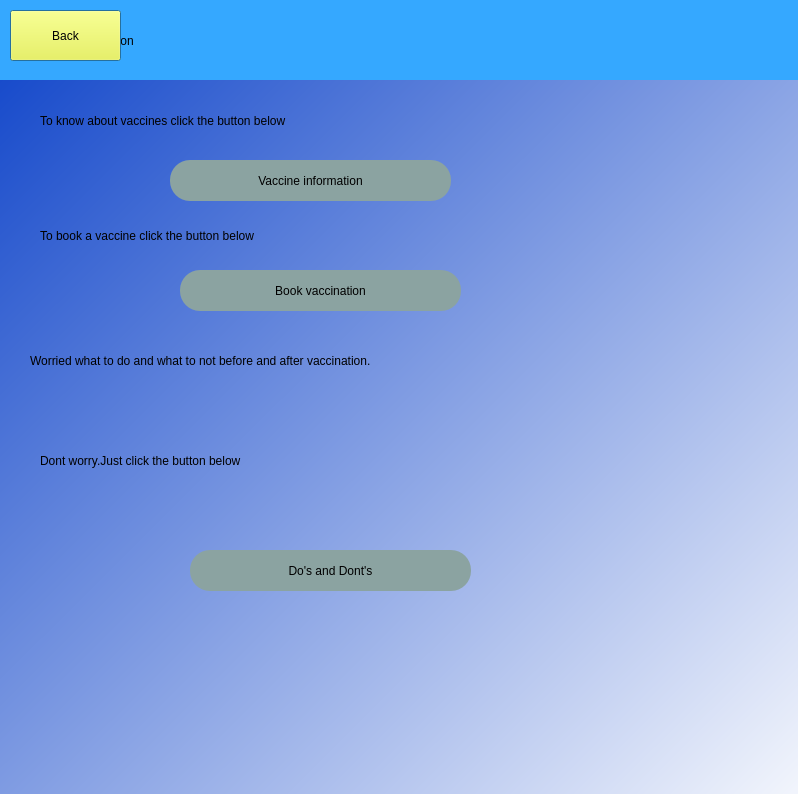
<?xml version="1.0" encoding="UTF-8"?>
<ui version="4.0">
 <class>dos</class>
 <widget class="QDialog" name="dos">
  <property name="geometry">
   <rect>
    <x>0</x>
    <y>0</y>
    <width>798</width>
    <height>794</height>
   </rect>
  </property>
  <property name="windowTitle">
   <string>Dialog</string>
  </property>
  <property name="styleSheet">
   <string notr="true">QObject#dos{qlineargradient(spread:pad, x1:0, y1:0, x2:1, y2:0, stop:0 rgba(130, 242, 247, 255), stop:1 rgba(255, 255, 255, 255))}</string>
  </property>
  <widget class="QLabel" name="label">
   <property name="geometry">
    <rect>
     <x>0</x>
     <y>0</y>
     <width>801</width>
     <height>81</height>
    </rect>
   </property>
   <property name="styleSheet">
    <string notr="true">font: 22pt &quot;MS Shell Dlg 2&quot;;
background-color: rgb(53, 168, 255);</string>
   </property>
   <property name="text">
    <string>               Get Vaccination</string>
   </property>
  </widget>
  <widget class="QPushButton" name="back">
   <property name="geometry">
    <rect>
     <x>10</x>
     <y>10</y>
     <width>111</width>
     <height>51</height>
    </rect>
   </property>
   <property name="styleSheet">
    <string notr="true">background-color: rgb(255, 255, 43);</string>
   </property>
   <property name="text">
    <string>Back</string>
   </property>
  </widget>
  <widget class="QWidget" name="widget" native="true">
   <property name="geometry">
    <rect>
     <x>0</x>
     <y>80</y>
     <width>800</width>
     <height>800</height>
    </rect>
   </property>
   <property name="maximumSize">
    <size>
     <width>800</width>
     <height>800</height>
    </size>
   </property>
   <property name="styleSheet">
    <string notr="true">QWidget#widget{background-color: qlineargradient(spread:pad, x1:0, y1:0, x2:1, y2:1, stop:0 rgba(24, 75, 203, 255), stop:1 rgba(255, 255, 255, 255));}</string>
   </property>
   <widget class="QLabel" name="label_2">
    <property name="geometry">
     <rect>
      <x>40</x>
      <y>30</y>
      <width>451</width>
      <height>21</height>
     </rect>
    </property>
    <property name="styleSheet">
     <string notr="true">font: 12pt &quot;MS Shell Dlg 2&quot;;</string>
    </property>
    <property name="text">
     <string>To know about vaccines click the button below</string>
    </property>
   </widget>
   <widget class="QPushButton" name="vaccinfo">
    <property name="geometry">
     <rect>
      <x>170</x>
      <y>80</y>
      <width>281</width>
      <height>41</height>
     </rect>
    </property>
    <property name="styleSheet">
     <string notr="true">background-color: rgb(139, 163, 161);
font: 75 14pt &quot;MS Shell Dlg 2&quot;;
border-radius:20px</string>
    </property>
    <property name="text">
     <string>Vaccine information</string>
    </property>
   </widget>
   <widget class="QLabel" name="label_3">
    <property name="geometry">
     <rect>
      <x>40</x>
      <y>130</y>
      <width>461</width>
      <height>51</height>
     </rect>
    </property>
    <property name="styleSheet">
     <string notr="true">font: 12pt &quot;MS Shell Dlg 2&quot;;</string>
    </property>
    <property name="text">
     <string>To book a vaccine click the button below</string>
    </property>
   </widget>
   <widget class="QPushButton" name="bookvacc">
    <property name="geometry">
     <rect>
      <x>180</x>
      <y>190</y>
      <width>281</width>
      <height>41</height>
     </rect>
    </property>
    <property name="styleSheet">
     <string notr="true">background-color: rgb(139, 163, 161);
font: 75 14pt &quot;MS Shell Dlg 2&quot;;
border-radius:20px</string>
    </property>
    <property name="text">
     <string>Book vaccination</string>
    </property>
   </widget>
   <widget class="QLabel" name="label_4">
    <property name="geometry">
     <rect>
      <x>30</x>
      <y>230</y>
      <width>751</width>
      <height>101</height>
     </rect>
    </property>
    <property name="styleSheet">
     <string notr="true">font: 12pt &quot;MS Shell Dlg 2&quot;;</string>
    </property>
    <property name="text">
     <string>Worried what to do and what to not before and after vaccination.</string>
    </property>
   </widget>
   <widget class="QPushButton" name="dont">
    <property name="geometry">
     <rect>
      <x>190</x>
      <y>470</y>
      <width>281</width>
      <height>41</height>
     </rect>
    </property>
    <property name="styleSheet">
     <string notr="true">background-color: rgb(139, 163, 161);
font: 75 14pt &quot;MS Shell Dlg 2&quot;;
border-radius:20px</string>
    </property>
    <property name="text">
     <string>Do's and Dont's</string>
    </property>
   </widget>
   <widget class="QLabel" name="label_6">
    <property name="geometry">
     <rect>
      <x>40</x>
      <y>340</y>
      <width>441</width>
      <height>81</height>
     </rect>
    </property>
    <property name="styleSheet">
     <string notr="true">font: 12pt &quot;MS Shell Dlg 2&quot;;</string>
    </property>
    <property name="text">
     <string>Dont worry.Just click the button below</string>
    </property>
   </widget>
  </widget>
  <widget class="QLabel" name="label_7">
   <property name="geometry">
    <rect>
     <x>350</x>
     <y>10</y>
     <width>71</width>
     <height>71</height>
    </rect>
   </property>
   <property name="styleSheet">
    <string notr="true">background-image: url(:/newPrefix/getvacc.png);</string>
   </property>
   <property name="text">
    <string/>
   </property>
   <property name="pixmap">
    <pixmap>:/newPrefix/getvacc.png</pixmap>
   </property>
   <property name="scaledContents">
    <bool>true</bool>
   </property>
  </widget>
  <widget class="QLabel" name="label_8">
   <property name="geometry">
    <rect>
     <x>450</x>
     <y>0</y>
     <width>91</width>
     <height>81</height>
    </rect>
   </property>
   <property name="text">
    <string/>
   </property>
   <property name="pixmap">
    <pixmap resource="getvaccine.qrc">:/newPrefix/Downloads/getvacc (1).jpg</pixmap>
   </property>
   <property name="scaledContents">
    <bool>true</bool>
   </property>
  </widget>
 </widget>
 <resources>
  <include location="getvaccine.qrc"/>
 </resources>
 <connections/>
</ui>
